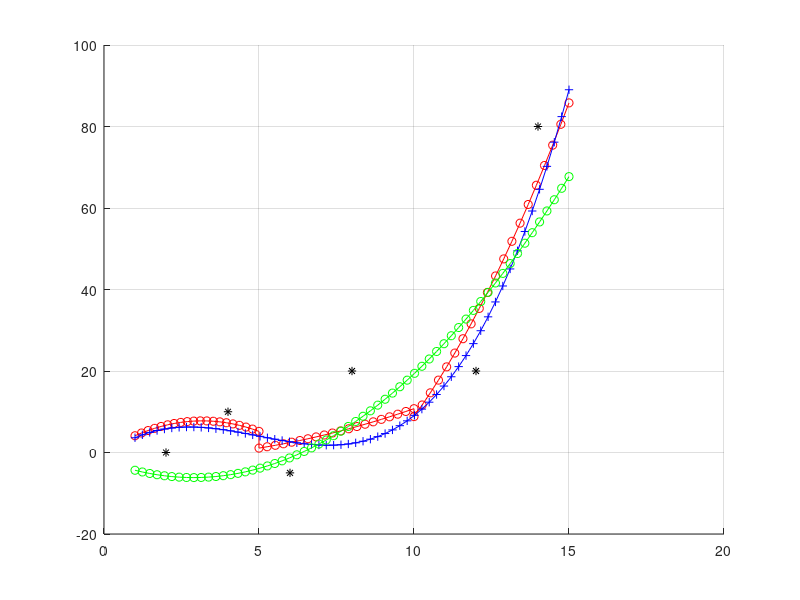
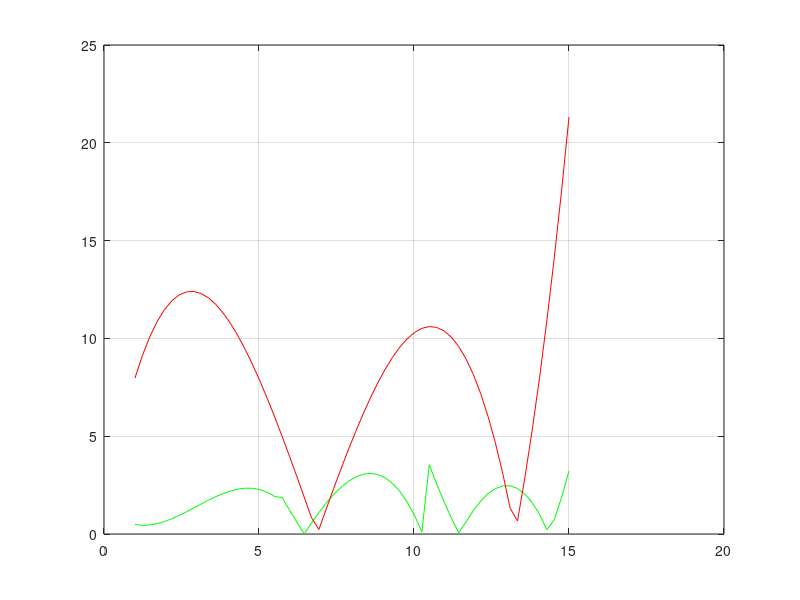

These figures' MATLAB source, in order:
clear all
clear
n=60; % Points to be considered in curve
X=linspace(1,15,n); % equal spacing of points
noise=(10)*(rand()-0.5);  % noise in data from -1 to 1
Y=(0.1).*X.^3 - (1.5)*X.^2 + (6).*X + noise; % noisy output

Camerax=[2 4 6 8 12 14 ]
Cameray=[0 10 -5 20 20 80]
Scale1=0.5
Scale2=0.5
Scale3=0.1
%##################### Without section ##########################

Xn=linspace(1,15,n);
S4=Xn.^3*transpose(Xn); % X^4 terms sum
S3=Xn.^2*transpose(Xn); % X^3 terms sum
S2=Xn*transpose(Xn); % X^2 terms sum
S1=Xn*ones(n,1); % X terms sum
%   AX=B 
An=[S4 S3 S2;   
   S3 S2 S1;
   S2 S1 1];

Bn=[Y*transpose(Xn.^2);Y*transpose(Xn);Y*ones(n,1)];
Constant1 = inv(An)*Bn; % by least square method

Ylinen=(Constant1(1,1).*Xn.^2 + Constant1(2,1).*Xn + Constant1(3,1)) ;
errorn=Y-Ylinen; % Error term in actual and computed

%################Section wise ##################

%for first section
X1=linspace(1,5,n/3);

S4=X1.^3*transpose(X1); % X^4 terms sum
S3=X1.^2*transpose(X1); % X^3 terms sum
S2=X1*transpose(X1); % X^2 terms sum
S1=X1*ones(n/3,1); % X terms sum

%   AX=B 
A1=[S4 S3 S2;   
   S3 S2 S1;
   S2 S1 1];

B1=[Y(1:n/3)*transpose(X1.^2);Y(1:n/3)*transpose(X1);Y(1:n/3)*ones(n/3,1)];
ConstCamera1=inv([Camerax(1,1) 1;Camerax(1,2) 1])*[Camerax(1,1);Camerax(1,2)];
Constant1=inv(A1)*B1; % by least square method

Yline1=(Constant1(1,1).*X1.^2 + Constant1(2,1).*X1 + Constant1(3,1))+ Scale1*(ConstCamera1(1,1)*X1+ConstCamera1(2,1));
error1=Y(1:n/3)-Yline1; % Error term in actual and computed

%################################################################
%for second section
X2=linspace(5,10,n/3);

S4=X2.^3*transpose(X2); % X^4 terms sum
S3=X2.^2*transpose(X2); % X^3 terms sum
S2=X2*transpose(X2); % X^2 terms sum
S1=X2*ones(n/3,1); % X terms sum

%   AX=B 
A2=[S4 S3 S2;   
   S3 S2 S1;
   S2 S1 1];

B2=[Y(((n/3)+1):2*n/3)*transpose(X2.^2);Y(((n/3)+1):2*n/3)*transpose(X2);Y(((n/3)+1):2*n/3)*ones(n/3,1)];
ConstCamera2=inv([Camerax(1,3) 1;Camerax(1,4) 1])*[Camerax(1,3);Camerax(1,4)];
Constant2=inv(A2)*B2; % by least square method

Yline2=(Constant2(1,1).*X2.^2 + Constant2(2,1).*X2 + Constant2(3,1))+Scale2*(ConstCamera2(1,1)*X1+ConstCamera2(2,1));
error2=Y(((n/3)+1):2*n/3)-Yline2; % Error term in actual and computed

%################################################################

%for third section
X3=linspace(10,15,n/3);

S4=X3.^3*transpose(X3); % X^4 terms sum
S3=X3.^2*transpose(X3); % X^3 terms sum
S2=X3*transpose(X3); % X^2 terms sum
S1=X3*ones(n/3,1); % X terms sum

%   AX=B 
A3=[S4 S3 S2;   
   S3 S2 S1;
   S2 S1 1];

B3=[Y(((2*n/3)+1):n)*transpose(X3.^2);Y(((2*n/3)+1):n)*transpose(X3);Y(((2*n/3)+1):n)*ones(n/3,1)];
ConstCamera3=inv([Camerax(1,5) 1;Camerax(1,6) 1])*[Camerax(1,5);Camerax(1,6)];
Constant3=inv(A3)*B3; % by least square method

Yline3=(Constant3(1,1).*X3.^2 + Constant3(2,1).*X3 + Constant3(3,1))+Scale3*(ConstCamera3(1,1)*X1+ConstCamera3(2,1));
error3=Y(((2*n/3)+1):n)-Yline3; % Error term in actual and computed

%######################## Graph section ###################

error=[error1 error2 error3 ];
Yline=[Yline1 Yline2 Yline3];
Xf=[X1 X2 X3];
figure;
hold on
plot(Xf,Yline,'-or')
plot(X,Y,'+-b',Xn,Ylinen,'-og');grid;
plot(Camerax,Cameray,'*k')
figure;
plot(X,abs(error),'-g',X,abs(errorn),'-r');grid;
